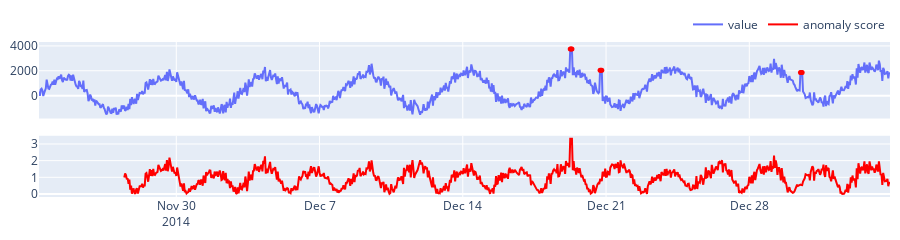

Notebook code for this chart:
### Markdown cell above
## Median Absolute Deviation Detector

### Code cell
from streamad.util import StreamGenerator, UnivariateDS, plot
from streamad.model import MadDetector

ds = UnivariateDS()
stream = StreamGenerator(ds.data)
model = MadDetector()
model.detrend
scores = []

for x in stream.iter_item():
    score = model.fit_score(x)
    scores.append(score)

data, label, date, features = ds.data, ds.label, ds.date, ds.features
plot(data=data,scores=scores,date=date,features=features,label=label)

### Figure 1 — Plotly figure (JSON) as saved in the notebook; plotly's stock layout.template omitted (floating-point values rounded to 4 significant figures; data arrays with more than 128 entries replaced by an {"elided": "..."} marker saying what was removed)
{"data": [{"name": "value", "type": "scatter", "x": {"elided": "999 str values"}, "xaxis": "x", "y": {"elided": "999 float values"}, "yaxis": "y"}, {"marker": {"color": "red", "size": 5}, "mode": "markers", "showlegend": false, "type": "scatter", "x": ["2014-12-19 06:00:00", "2014-12-19 07:00:00", "2014-12-19 08:00:00", "2014-12-20 17:00:00", "2014-12-20 18:00:00", "2014-12-20 19:00:00", "2014-12-30 12:00:00", "2014-12-30 13:00:00", "2014-12-30 14:00:00"], "xaxis": "x", "y": [3756.0, 3756.0, 3756.0, 2042.0, 2042.0, 2042.0, 1866.0, 1866.0, 1866.0], "yaxis": "y"}, {"marker": {"color": "red"}, "name": "anomaly score", "type": "scatter", "x": {"elided": "999 str values"}, "xaxis": "x2", "y": {"elided": "999 float values"}, "yaxis": "y2"}], "layout": {"height": 180, "legend": {"orientation": "h", "x": 1, "xanchor": "right", "y": 1.02, "yanchor": "bottom"}, "margin": {"b": 10, "l": 10, "r": 10, "t": 10}, "xaxis": {"anchor": "y", "domain": [0, 1], "matches": "x2", "showticklabels": false}, "xaxis2": {"anchor": "y2", "domain": [0, 1]}, "yaxis": {"anchor": "x", "domain": [0.5062, 1]}, "yaxis2": {"anchor": "x2", "domain": [0, 0.3951]}}}
